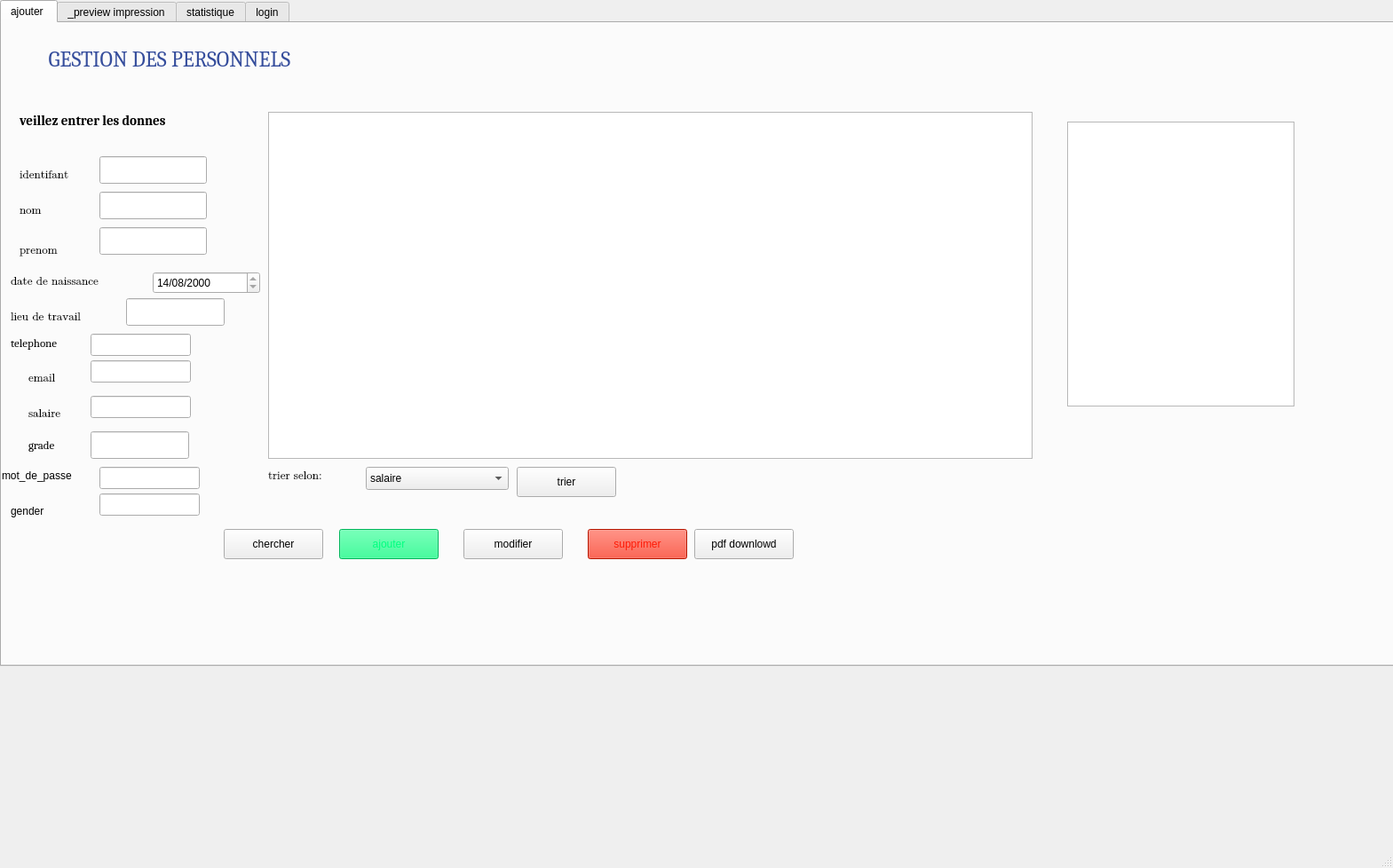
<?xml version="1.0" encoding="UTF-8"?>
<ui version="4.0">
 <class>MainWindow</class>
 <widget class="QMainWindow" name="MainWindow">
  <property name="geometry">
   <rect>
    <x>0</x>
    <y>0</y>
    <width>1569</width>
    <height>978</height>
   </rect>
  </property>
  <property name="windowTitle">
   <string>MainWindow</string>
  </property>
  <property name="styleSheet">
   <string notr="true">background-image: url(:/new/prefix1/Nouveau-projet-_2_.png);</string>
  </property>
  <widget class="QWidget" name="centralwidget">
   <widget class="QTabWidget" name="tabWidget_2">
    <property name="geometry">
     <rect>
      <x>0</x>
      <y>0</y>
      <width>1571</width>
      <height>751</height>
     </rect>
    </property>
    <property name="styleSheet">
     <string notr="true">
background-image: url(:/new/prefix1/Nouveau-projet-_2_.png);</string>
    </property>
    <property name="currentIndex">
     <number>0</number>
    </property>
    <widget class="QWidget" name="tab_10">
     <attribute name="title">
      <string>ajouter </string>
     </attribute>
     <widget class="QLabel" name="label_41">
      <property name="geometry">
       <rect>
        <x>20</x>
        <y>100</y>
        <width>301</width>
        <height>20</height>
       </rect>
      </property>
      <property name="font">
       <font>
        <family>Cambria</family>
        <pointsize>11</pointsize>
        <weight>75</weight>
        <italic>false</italic>
        <bold>true</bold>
       </font>
      </property>
      <property name="text">
       <string>veillez entrer les donnes</string>
      </property>
     </widget>
     <widget class="QLabel" name="label_nom">
      <property name="geometry">
       <rect>
        <x>20</x>
        <y>190</y>
        <width>41</width>
        <height>41</height>
       </rect>
      </property>
      <property name="font">
       <font>
        <family>Cambria Math</family>
        <pointsize>10</pointsize>
        <weight>50</weight>
        <italic>false</italic>
        <bold>false</bold>
       </font>
      </property>
      <property name="text">
       <string>nom</string>
      </property>
     </widget>
     <widget class="QLabel" name="label_prenom">
      <property name="geometry">
       <rect>
        <x>20</x>
        <y>240</y>
        <width>71</width>
        <height>31</height>
       </rect>
      </property>
      <property name="font">
       <font>
        <family>Cambria Math</family>
        <pointsize>10</pointsize>
       </font>
      </property>
      <property name="text">
       <string>prenom</string>
      </property>
     </widget>
     <widget class="QLabel" name="label_date">
      <property name="geometry">
       <rect>
        <x>10</x>
        <y>270</y>
        <width>261</width>
        <height>41</height>
       </rect>
      </property>
      <property name="font">
       <font>
        <family>Cambria Math</family>
        <pointsize>10</pointsize>
       </font>
      </property>
      <property name="text">
       <string>date de naissance</string>
      </property>
     </widget>
     <widget class="QLabel" name="label_grade">
      <property name="geometry">
       <rect>
        <x>30</x>
        <y>460</y>
        <width>321</width>
        <height>31</height>
       </rect>
      </property>
      <property name="font">
       <font>
        <family>Cambria</family>
        <pointsize>10</pointsize>
       </font>
      </property>
      <property name="text">
       <string>grade</string>
      </property>
     </widget>
     <widget class="QLineEdit" name="l_grade">
      <property name="geometry">
       <rect>
        <x>100</x>
        <y>460</y>
        <width>111</width>
        <height>31</height>
       </rect>
      </property>
     </widget>
     <widget class="QLabel" name="label_id">
      <property name="geometry">
       <rect>
        <x>20</x>
        <y>150</y>
        <width>111</width>
        <height>41</height>
       </rect>
      </property>
      <property name="font">
       <font>
        <family>Cambria Math</family>
        <pointsize>10</pointsize>
       </font>
      </property>
      <property name="text">
       <string>identifant</string>
      </property>
     </widget>
     <widget class="QLineEdit" name="l_id">
      <property name="geometry">
       <rect>
        <x>110</x>
        <y>150</y>
        <width>121</width>
        <height>31</height>
       </rect>
      </property>
     </widget>
     <widget class="QLabel" name="label_lieu">
      <property name="geometry">
       <rect>
        <x>10</x>
        <y>310</y>
        <width>161</width>
        <height>41</height>
       </rect>
      </property>
      <property name="font">
       <font>
        <family>Cambria Math</family>
        <pointsize>10</pointsize>
       </font>
      </property>
      <property name="text">
       <string>lieu de travail</string>
      </property>
     </widget>
     <widget class="QLineEdit" name="l_lieu_t">
      <property name="geometry">
       <rect>
        <x>140</x>
        <y>310</y>
        <width>111</width>
        <height>31</height>
       </rect>
      </property>
     </widget>
     <widget class="QLabel" name="label_tele">
      <property name="geometry">
       <rect>
        <x>10</x>
        <y>340</y>
        <width>111</width>
        <height>41</height>
       </rect>
      </property>
      <property name="font">
       <font>
        <family>Cambria</family>
        <pointsize>10</pointsize>
       </font>
      </property>
      <property name="text">
       <string>telephone</string>
      </property>
     </widget>
     <widget class="QLineEdit" name="l_prenom">
      <property name="geometry">
       <rect>
        <x>110</x>
        <y>230</y>
        <width>121</width>
        <height>31</height>
       </rect>
      </property>
     </widget>
     <widget class="QLineEdit" name="l_nom">
      <property name="geometry">
       <rect>
        <x>110</x>
        <y>190</y>
        <width>121</width>
        <height>31</height>
       </rect>
      </property>
     </widget>
     <widget class="QLabel" name="ajouteremail">
      <property name="geometry">
       <rect>
        <x>30</x>
        <y>390</y>
        <width>69</width>
        <height>20</height>
       </rect>
      </property>
      <property name="font">
       <font>
        <family>Cambria Math</family>
        <pointsize>10</pointsize>
       </font>
      </property>
      <property name="text">
       <string>email</string>
      </property>
     </widget>
     <widget class="QPushButton" name="chercher">
      <property name="geometry">
       <rect>
        <x>250</x>
        <y>570</y>
        <width>112</width>
        <height>34</height>
       </rect>
      </property>
      <property name="text">
       <string>chercher</string>
      </property>
     </widget>
     <widget class="QPushButton" name="ajouter">
      <property name="geometry">
       <rect>
        <x>380</x>
        <y>570</y>
        <width>112</width>
        <height>34</height>
       </rect>
      </property>
      <property name="styleSheet">
       <string notr="true">color: rgb(0, 255, 127);
background-color: rgb(0, 255, 127);</string>
      </property>
      <property name="text">
       <string>ajouter</string>
      </property>
     </widget>
     <widget class="QPushButton" name="modifier">
      <property name="geometry">
       <rect>
        <x>520</x>
        <y>570</y>
        <width>112</width>
        <height>34</height>
       </rect>
      </property>
      <property name="text">
       <string>modifier</string>
      </property>
     </widget>
     <widget class="QPushButton" name="supprimer">
      <property name="geometry">
       <rect>
        <x>660</x>
        <y>570</y>
        <width>112</width>
        <height>34</height>
       </rect>
      </property>
      <property name="styleSheet">
       <string notr="true">background-color: rgb(255, 31, 2);
selection-color: rgb(255, 38, 0);
color: rgb(255, 26, 6);</string>
      </property>
      <property name="text">
       <string>supprimer</string>
      </property>
     </widget>
     <widget class="QComboBox" name="trierecher">
      <property name="geometry">
       <rect>
        <x>410</x>
        <y>500</y>
        <width>161</width>
        <height>26</height>
       </rect>
      </property>
      <item>
       <property name="text">
        <string>salaire</string>
       </property>
      </item>
      <item>
       <property name="text">
        <string>nom</string>
       </property>
      </item>
      <item>
       <property name="text">
        <string>id</string>
       </property>
      </item>
     </widget>
     <widget class="QLabel" name="tri">
      <property name="geometry">
       <rect>
        <x>300</x>
        <y>500</y>
        <width>101</width>
        <height>20</height>
       </rect>
      </property>
      <property name="font">
       <font>
        <family>Cambria Math</family>
        <pointsize>10</pointsize>
       </font>
      </property>
      <property name="text">
       <string>trier selon:</string>
      </property>
     </widget>
     <widget class="QLineEdit" name="l_tele">
      <property name="geometry">
       <rect>
        <x>100</x>
        <y>350</y>
        <width>113</width>
        <height>25</height>
       </rect>
      </property>
     </widget>
     <widget class="QLineEdit" name="l_email">
      <property name="geometry">
       <rect>
        <x>100</x>
        <y>380</y>
        <width>113</width>
        <height>25</height>
       </rect>
      </property>
     </widget>
     <widget class="QLineEdit" name="l_salaire">
      <property name="geometry">
       <rect>
        <x>100</x>
        <y>420</y>
        <width>113</width>
        <height>25</height>
       </rect>
      </property>
     </widget>
     <widget class="QLabel" name="label_3">
      <property name="geometry">
       <rect>
        <x>30</x>
        <y>430</y>
        <width>69</width>
        <height>20</height>
       </rect>
      </property>
      <property name="font">
       <font>
        <family>Cambria Math</family>
        <pointsize>10</pointsize>
       </font>
      </property>
      <property name="text">
       <string>salaire</string>
      </property>
     </widget>
     <widget class="QTableView" name="afficher_t">
      <property name="geometry">
       <rect>
        <x>300</x>
        <y>100</y>
        <width>861</width>
        <height>391</height>
       </rect>
      </property>
     </widget>
     <widget class="QDateEdit" name="l_date">
      <property name="geometry">
       <rect>
        <x>170</x>
        <y>280</y>
        <width>121</width>
        <height>25</height>
       </rect>
      </property>
      <property name="dateTime">
       <datetime>
        <hour>23</hour>
        <minute>59</minute>
        <second>59</second>
        <year>2000</year>
        <month>8</month>
        <day>14</day>
       </datetime>
      </property>
      <property name="maximumDateTime">
       <datetime>
        <hour>23</hour>
        <minute>59</minute>
        <second>59</second>
        <year>2000</year>
        <month>8</month>
        <day>14</day>
       </datetime>
      </property>
      <property name="minimumDateTime">
       <datetime>
        <hour>23</hour>
        <minute>59</minute>
        <second>59</second>
        <year>2000</year>
        <month>8</month>
        <day>14</day>
       </datetime>
      </property>
      <property name="maximumDate">
       <date>
        <year>2000</year>
        <month>8</month>
        <day>14</day>
       </date>
      </property>
      <property name="minimumDate">
       <date>
        <year>2000</year>
        <month>8</month>
        <day>14</day>
       </date>
      </property>
      <property name="displayFormat">
       <string>dd/MM/yyyy</string>
      </property>
      <property name="date">
       <date>
        <year>2000</year>
        <month>8</month>
        <day>14</day>
       </date>
      </property>
     </widget>
     <widget class="QLabel" name="label">
      <property name="geometry">
       <rect>
        <x>0</x>
        <y>0</y>
        <width>1161</width>
        <height>81</height>
       </rect>
      </property>
      <property name="font">
       <font>
        <family>Cambria</family>
        <pointsize>18</pointsize>
        <weight>50</weight>
        <bold>false</bold>
       </font>
      </property>
      <property name="styleSheet">
       <string notr="true">color: rgb(53, 77, 156);
border-color: rgb(0, 0, 255);</string>
      </property>
      <property name="text">
       <string>          GESTION DES PERSONNELS</string>
      </property>
     </widget>
     <widget class="QTableView" name="tableView_2">
      <property name="geometry">
       <rect>
        <x>1200</x>
        <y>111</y>
        <width>256</width>
        <height>321</height>
       </rect>
      </property>
     </widget>
     <widget class="QPushButton" name="trier">
      <property name="geometry">
       <rect>
        <x>580</x>
        <y>500</y>
        <width>112</width>
        <height>34</height>
       </rect>
      </property>
      <property name="text">
       <string>trier</string>
      </property>
     </widget>
     <widget class="QLabel" name="label_8">
      <property name="geometry">
       <rect>
        <x>0</x>
        <y>500</y>
        <width>111</width>
        <height>20</height>
       </rect>
      </property>
      <property name="text">
       <string>mot_de_passe</string>
      </property>
     </widget>
     <widget class="QLineEdit" name="motpasse_l">
      <property name="geometry">
       <rect>
        <x>110</x>
        <y>500</y>
        <width>113</width>
        <height>25</height>
       </rect>
      </property>
     </widget>
     <widget class="QPushButton" name="pushButton_2">
      <property name="geometry">
       <rect>
        <x>780</x>
        <y>570</y>
        <width>112</width>
        <height>34</height>
       </rect>
      </property>
      <property name="text">
       <string>pdf downlowd</string>
      </property>
     </widget>
     <widget class="QLineEdit" name="l_gender_2">
      <property name="geometry">
       <rect>
        <x>110</x>
        <y>530</y>
        <width>113</width>
        <height>25</height>
       </rect>
      </property>
     </widget>
     <widget class="QLabel" name="l_gender">
      <property name="geometry">
       <rect>
        <x>10</x>
        <y>540</y>
        <width>69</width>
        <height>20</height>
       </rect>
      </property>
      <property name="text">
       <string>gender</string>
      </property>
     </widget>
    </widget>
    <widget class="QWidget" name="tab">
     <attribute name="title">
      <string>_preview impression</string>
     </attribute>
     <widget class="QGroupBox" name="groupBox_2">
      <property name="geometry">
       <rect>
        <x>10</x>
        <y>0</y>
        <width>1041</width>
        <height>621</height>
       </rect>
      </property>
      <property name="title">
       <string>PDF</string>
      </property>
      <widget class="QPushButton" name="imprimer">
       <property name="geometry">
        <rect>
         <x>890</x>
         <y>520</y>
         <width>112</width>
         <height>34</height>
        </rect>
       </property>
       <property name="text">
        <string>imprimer</string>
       </property>
      </widget>
      <widget class="QPushButton" name="pdf">
       <property name="geometry">
        <rect>
         <x>750</x>
         <y>520</y>
         <width>112</width>
         <height>34</height>
        </rect>
       </property>
       <property name="text">
        <string>pdf_preview</string>
       </property>
      </widget>
      <widget class="QTextEdit" name="textEdit">
       <property name="geometry">
        <rect>
         <x>60</x>
         <y>50</y>
         <width>761</width>
         <height>431</height>
        </rect>
       </property>
      </widget>
     </widget>
    </widget>
    <widget class="QWidget" name="tab_2">
     <attribute name="title">
      <string>statistique</string>
     </attribute>
     <widget class="QPushButton" name="stat">
      <property name="geometry">
       <rect>
        <x>530</x>
        <y>330</y>
        <width>112</width>
        <height>34</height>
       </rect>
      </property>
      <property name="text">
       <string>ok</string>
      </property>
     </widget>
    </widget>
    <widget class="QWidget" name="tab_3">
     <attribute name="title">
      <string>login</string>
     </attribute>
     <widget class="QLabel" name="label_5">
      <property name="geometry">
       <rect>
        <x>170</x>
        <y>50</y>
        <width>511</width>
        <height>61</height>
       </rect>
      </property>
      <property name="font">
       <font>
        <family>Cambria</family>
        <pointsize>18</pointsize>
        <weight>50</weight>
        <italic>false</italic>
        <bold>false</bold>
        <underline>true</underline>
       </font>
      </property>
      <property name="text">
       <string>veillez entrer les donnees</string>
      </property>
     </widget>
     <widget class="QLabel" name="label_6">
      <property name="geometry">
       <rect>
        <x>28</x>
        <y>170</y>
        <width>121</width>
        <height>20</height>
       </rect>
      </property>
      <property name="font">
       <font>
        <family>Cambria</family>
        <pointsize>11</pointsize>
       </font>
      </property>
      <property name="text">
       <string>nom</string>
      </property>
     </widget>
     <widget class="QLabel" name="label_7">
      <property name="geometry">
       <rect>
        <x>10</x>
        <y>250</y>
        <width>131</width>
        <height>31</height>
       </rect>
      </property>
      <property name="font">
       <font>
        <family>Cambria</family>
        <pointsize>11</pointsize>
       </font>
      </property>
      <property name="text">
       <string>mot de passe</string>
      </property>
     </widget>
     <widget class="QLineEdit" name="nom_log">
      <property name="geometry">
       <rect>
        <x>142</x>
        <y>170</y>
        <width>151</width>
        <height>25</height>
       </rect>
      </property>
     </widget>
     <widget class="QLineEdit" name="mp_log">
      <property name="geometry">
       <rect>
        <x>142</x>
        <y>250</y>
        <width>161</width>
        <height>25</height>
       </rect>
      </property>
     </widget>
     <widget class="QPushButton" name="login">
      <property name="geometry">
       <rect>
        <x>540</x>
        <y>360</y>
        <width>112</width>
        <height>34</height>
       </rect>
      </property>
      <property name="text">
       <string>entrer</string>
      </property>
     </widget>
     <widget class="QLabel" name="label_2">
      <property name="geometry">
       <rect>
        <x>20</x>
        <y>320</y>
        <width>69</width>
        <height>20</height>
       </rect>
      </property>
      <property name="text">
       <string>grade</string>
      </property>
     </widget>
     <widget class="QLineEdit" name="l_grade_lg">
      <property name="geometry">
       <rect>
        <x>150</x>
        <y>310</y>
        <width>161</width>
        <height>25</height>
       </rect>
      </property>
     </widget>
    </widget>
   </widget>
  </widget>
  <widget class="QMenuBar" name="menubar">
   <property name="geometry">
    <rect>
     <x>0</x>
     <y>0</y>
     <width>1569</width>
     <height>30</height>
    </rect>
   </property>
  </widget>
  <widget class="QStatusBar" name="statusbar"/>
 </widget>
 <resources/>
 <connections/>
</ui>
